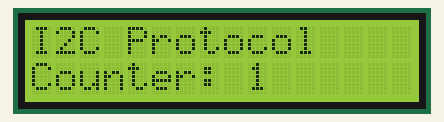
Bench run of a program on a simulated Arduino Uno, built with avr-gcc and run on an emulated ATmega328P. On the bench: 16×2 character LCD. What the program prints to the serial monitor is not drawn.

Above: at 0.1 s.
At 4.2 s:
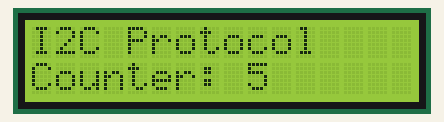
At 9.2 s:
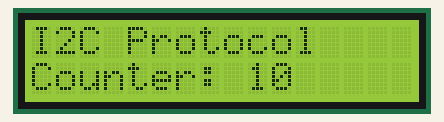
At 19.3 s:
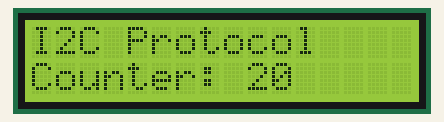
At 28.4 s:
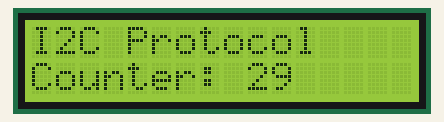
At 38.5 s:
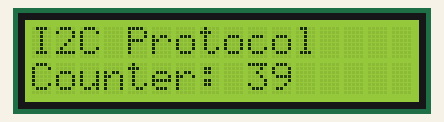

Measured:
- what the display in image 1 shows lasts 1.0 s, from 4.1 s to 5.1 s

The program:

main.cpp
```cpp
#include <Arduino.h>
#include <Wire.h>
#include <LiquidCrystal_I2C.h>

// Display I2C en dirección 0x27, 16 columnas, 2 filas
LiquidCrystal_I2C lcd(0x27, 16, 2);

int contador = 0;

void setup() {
  Serial.begin(9600);

  // Inicializar I2C
  lcd.init();
  lcd.backlight();

  lcd.setCursor(0, 0);
  lcd.print("I2C Protocol");
  lcd.setCursor(0, 1);
  lcd.print("Counter: 0");

  Serial.println("Sistema I2C iniciado");
}

void loop() {
  contador++;

  // Actualizar display
  lcd.setCursor(9, 1);
  lcd.print("      "); // Limpiar
  lcd.setCursor(9, 1);
  lcd.print(contador);

  // Enviar por serial para Processing
  Serial.print("I2C:COUNTER:");
  Serial.println(contador);

  delay(1000);
}
```
